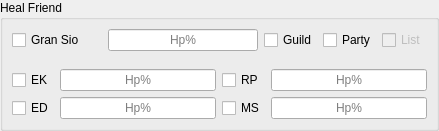
       <widget class="QGroupBox" name="healFriendGroupBox">
        <property name="title">
         <string>Heal Friend</string>
        </property>
        <property name="checkable">
         <bool>false</bool>
        </property>
        <layout class="QGridLayout" name="gridLayout">
         <property name="leftMargin">
          <number>0</number>
         </property>
         <property name="topMargin">
          <number>0</number>
         </property>
         <property name="rightMargin">
          <number>0</number>
         </property>
         <property name="bottomMargin">
          <number>0</number>
         </property>
         <property name="spacing">
          <number>0</number>
         </property>
         <item row="0" column="0" alignment="Qt::AlignTop">
          <widget class="QWidget" name="widget_10" native="true">
           <layout class="QGridLayout" name="gridLayout_4">
            <item row="0" column="0">
             <widget class="QCheckBox" name="healFriendGranSioStatus">
              <property name="enabled">
               <bool>true</bool>
              </property>
              <property name="sizePolicy">
               <sizepolicy hsizetype="Maximum" vsizetype="Fixed">
                <horstretch>0</horstretch>
                <verstretch>0</verstretch>
               </sizepolicy>
              </property>
              <property name="minimumSize">
               <size>
                <width>90</width>
                <height>0</height>
               </size>
              </property>
              <property name="maximumSize">
               <size>
                <width>16777215</width>
                <height>16777215</height>
               </size>
              </property>
              <property name="text">
               <string>Gran Sio</string>
              </property>
             </widget>
            </item>
            <item row="0" column="2" alignment="Qt::AlignRight">
             <widget class="QWidget" name="widget" native="true">
              <property name="sizePolicy">
               <sizepolicy hsizetype="Preferred" vsizetype="Preferred">
                <horstretch>0</horstretch>
                <verstretch>0</verstretch>
               </sizepolicy>
              </property>
              <layout class="QHBoxLayout" name="horizontalLayout">
               <property name="spacing">
                <number>6</number>
               </property>
               <property name="leftMargin">
                <number>0</number>
               </property>
               <property name="topMargin">
                <number>0</number>
               </property>
               <property name="rightMargin">
                <number>0</number>
               </property>
               <property name="bottomMargin">
                <number>0</number>
               </property>
               <item>
                <widget class="QCheckBox" name="healFriendGuild">
                 <property name="text">
                  <string>Guild</string>
                 </property>
                 <property name="checked">
                  <bool>false</bool>
                 </property>
                </widget>
               </item>
               <item>
                <widget class="QCheckBox" name="healFriendParty">
                 <property name="text">
                  <string>Party</string>
                 </property>
                 <property name="checked">
                  <bool>false</bool>
                 </property>
                </widget>
               </item>
               <item>
                <widget class="QCheckBox" name="healFriendList">
                 <property name="enabled">
                  <bool>false</bool>
                 </property>
                 <property name="text">
                  <string>List</string>
                 </property>
                </widget>
               </item>
              </layout>
             </widget>
            </item>
            <item row="0" column="1" alignment="Qt::AlignLeft">
             <widget class="QLineEdit" name="healFriendGranSioHp">
              <property name="enabled">
               <bool>true</bool>
              </property>
              <property name="sizePolicy">
               <sizepolicy hsizetype="Expanding" vsizetype="Fixed">
                <horstretch>0</horstretch>
                <verstretch>0</verstretch>
               </sizepolicy>
              </property>
              <property name="minimumSize">
               <size>
                <width>150</width>
                <height>0</height>
               </size>
              </property>
              <property name="maximumSize">
               <size>
                <width>16777215</width>
                <height>16777215</height>
               </size>
              </property>
              <property name="text">
               <string/>
              </property>
              <property name="alignment">
               <set>Qt::AlignCenter</set>
              </property>
              <property name="placeholderText">
               <string>Hp%</string>
              </property>
             </widget>
            </item>
           </layout>
          </widget>
         </item>
         <item row="1" column="0">
          <widget class="QWidget" name="widget_3" native="true">
           <layout class="QGridLayout" name="gridLayout_3">
            <item row="0" column="2">
             <widget class="QCheckBox" name="healFriendRpStatus">
              <property name="enabled">
               <bool>true</bool>
              </property>
              <property name="minimumSize">
               <size>
                <width>0</width>
                <height>0</height>
               </size>
              </property>
              <property name="text">
               <string>RP</string>
              </property>
             </widget>
            </item>
            <item row="0" column="3">
             <widget class="QLineEdit" name="healFriendRpHp">
              <property name="enabled">
               <bool>true</bool>
              </property>
              <property name="sizePolicy">
               <sizepolicy hsizetype="MinimumExpanding" vsizetype="Fixed">
                <horstretch>0</horstretch>
                <verstretch>0</verstretch>
               </sizepolicy>
              </property>
              <property name="maximumSize">
               <size>
                <width>16777215</width>
                <height>16777215</height>
               </size>
              </property>
              <property name="text">
               <string/>
              </property>
              <property name="alignment">
               <set>Qt::AlignCenter</set>
              </property>
              <property name="placeholderText">
               <string>Hp%</string>
              </property>
             </widget>
            </item>
            <item row="0" column="0">
             <widget class="QCheckBox" name="healFriendEkStatus">
              <property name="minimumSize">
               <size>
                <width>0</width>
                <height>0</height>
               </size>
              </property>
              <property name="text">
               <string>EK</string>
              </property>
             </widget>
            </item>
            <item row="0" column="1">
             <widget class="QLineEdit" name="healFriendEkHp">
              <property name="sizePolicy">
               <sizepolicy hsizetype="MinimumExpanding" vsizetype="Fixed">
                <horstretch>0</horstretch>
                <verstretch>0</verstretch>
               </sizepolicy>
              </property>
              <property name="maximumSize">
               <size>
                <width>16777215</width>
                <height>16777215</height>
               </size>
              </property>
              <property name="text">
               <string/>
              </property>
              <property name="alignment">
               <set>Qt::AlignCenter</set>
              </property>
              <property name="placeholderText">
               <string>Hp%</string>
              </property>
             </widget>
            </item>
            <item row="1" column="0">
             <widget class="QCheckBox" name="healFriendEdStatus">
              <property name="enabled">
               <bool>true</bool>
              </property>
              <property name="minimumSize">
               <size>
                <width>0</width>
                <height>0</height>
               </size>
              </property>
              <property name="text">
               <string>ED</string>
              </property>
             </widget>
            </item>
            <item row="1" column="1">
             <widget class="QLineEdit" name="healFriendEdHp">
              <property name="enabled">
               <bool>true</bool>
              </property>
              <property name="sizePolicy">
               <sizepolicy hsizetype="MinimumExpanding" vsizetype="Fixed">
                <horstretch>0</horstretch>
                <verstretch>0</verstretch>
               </sizepolicy>
              </property>
              <property name="maximumSize">
               <size>
                <width>16777215</width>
                <height>16777215</height>
               </size>
              </property>
              <property name="text">
               <string/>
              </property>
              <property name="alignment">
               <set>Qt::AlignCenter</set>
              </property>
              <property name="placeholderText">
               <string>Hp%</string>
              </property>
             </widget>
            </item>
            <item row="1" column="2">
             <widget class="QCheckBox" name="healFriendMsStatus">
              <property name="enabled">
               <bool>true</bool>
              </property>
              <property name="minimumSize">
               <size>
                <width>0</width>
                <height>0</height>
               </size>
              </property>
              <property name="text">
               <string>MS</string>
              </property>
             </widget>
            </item>
            <item row="1" column="3">
             <widget class="QLineEdit" name="healFriendMsHp">
              <property name="enabled">
               <bool>true</bool>
              </property>
              <property name="sizePolicy">
               <sizepolicy hsizetype="MinimumExpanding" vsizetype="Fixed">
                <horstretch>0</horstretch>
                <verstretch>0</verstretch>
               </sizepolicy>
              </property>
              <property name="maximumSize">
               <size>
                <width>16777215</width>
                <height>16777215</height>
               </size>
              </property>
              <property name="text">
               <string/>
              </property>
              <property name="alignment">
               <set>Qt::AlignCenter</set>
              </property>
              <property name="placeholderText">
               <string>Hp%</string>
              </property>
             </widget>
            </item>
           </layout>
          </widget>
         </item>
        </layout>
       </widget>
